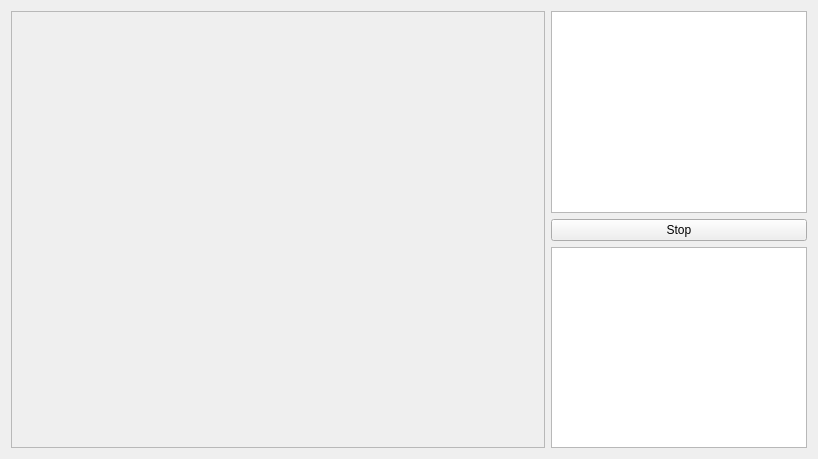
<?xml version="1.0" encoding="UTF-8"?>
<ui version="4.0">
 <class>guiDlg</class>
 <widget class="QWidget" name="guiDlg">
  <property name="geometry">
   <rect>
    <x>0</x>
    <y>0</y>
    <width>818</width>
    <height>459</height>
   </rect>
  </property>
  <property name="windowTitle">
   <string>Controller</string>
  </property>
  <layout class="QVBoxLayout" name="verticalLayout_2">
   <item>
    <layout class="QHBoxLayout" name="horizontalLayout">
     <item>
      <widget class="QFrame" name="frame">
       <property name="sizePolicy">
        <sizepolicy hsizetype="Expanding" vsizetype="Preferred">
         <horstretch>1</horstretch>
         <verstretch>0</verstretch>
        </sizepolicy>
       </property>
       <property name="minimumSize">
        <size>
         <width>400</width>
         <height>0</height>
        </size>
       </property>
       <property name="frameShape">
        <enum>QFrame::StyledPanel</enum>
       </property>
       <property name="frameShadow">
        <enum>QFrame::Raised</enum>
       </property>
      </widget>
     </item>
     <item>
      <layout class="QVBoxLayout" name="verticalLayout">
       <item>
        <widget class="QGraphicsView" name="graphicsView"/>
       </item>
       <item>
        <widget class="QPushButton" name="pushButton">
         <property name="text">
          <string>Stop</string>
         </property>
        </widget>
       </item>
       <item>
        <widget class="QPlainTextEdit" name="plainTextEdit"/>
       </item>
      </layout>
     </item>
    </layout>
   </item>
  </layout>
 </widget>
 <resources/>
 <connections/>
</ui>
